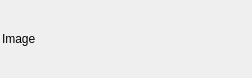
<?xml version="1.0" encoding="UTF-8"?>
<ui version="4.0">
 <class>SlaveInfoWidget</class>
 <widget class="QWidget" name="SlaveInfoWidget">
  <property name="geometry">
   <rect>
    <x>0</x>
    <y>0</y>
    <width>252</width>
    <height>78</height>
   </rect>
  </property>
  <property name="windowTitle">
   <string>Form</string>
  </property>
  <layout class="QHBoxLayout" name="horizontalLayout">
   <property name="spacing">
    <number>2</number>
   </property>
   <property name="leftMargin">
    <number>2</number>
   </property>
   <property name="topMargin">
    <number>2</number>
   </property>
   <property name="rightMargin">
    <number>2</number>
   </property>
   <property name="bottomMargin">
    <number>2</number>
   </property>
   <item>
    <widget class="QLabel" name="label_Image">
     <property name="text">
      <string>Image</string>
     </property>
    </widget>
   </item>
   <item>
    <layout class="QFormLayout" name="formLayout"/>
   </item>
  </layout>
 </widget>
 <resources/>
 <connections/>
</ui>
